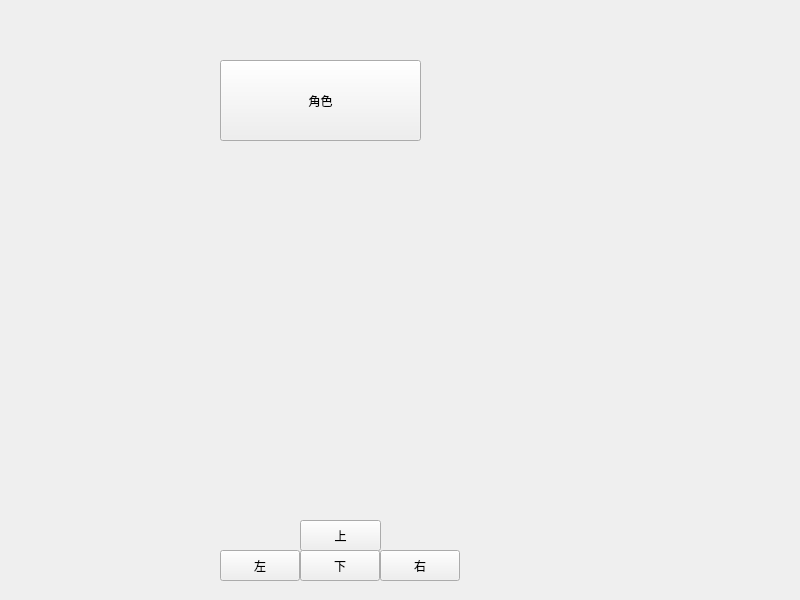
<?xml version="1.0" encoding="UTF-8"?>
<ui version="4.0">
 <class>Widget</class>
 <widget class="QWidget" name="Widget">
  <property name="geometry">
   <rect>
    <x>0</x>
    <y>0</y>
    <width>800</width>
    <height>600</height>
   </rect>
  </property>
  <property name="windowTitle">
   <string>Widget</string>
  </property>
  <widget class="QPushButton" name="person">
   <property name="geometry">
    <rect>
     <x>220</x>
     <y>60</y>
     <width>201</width>
     <height>81</height>
    </rect>
   </property>
   <property name="text">
    <string>角色</string>
   </property>
  </widget>
  <widget class="QPushButton" name="button_up">
   <property name="geometry">
    <rect>
     <x>300</x>
     <y>520</y>
     <width>81</width>
     <height>31</height>
    </rect>
   </property>
   <property name="text">
    <string>上</string>
   </property>
  </widget>
  <widget class="QPushButton" name="button_left">
   <property name="geometry">
    <rect>
     <x>220</x>
     <y>550</y>
     <width>80</width>
     <height>31</height>
    </rect>
   </property>
   <property name="text">
    <string>左</string>
   </property>
  </widget>
  <widget class="QPushButton" name="button_down">
   <property name="geometry">
    <rect>
     <x>300</x>
     <y>550</y>
     <width>80</width>
     <height>31</height>
    </rect>
   </property>
   <property name="text">
    <string>下</string>
   </property>
  </widget>
  <widget class="QPushButton" name="button_right">
   <property name="geometry">
    <rect>
     <x>380</x>
     <y>550</y>
     <width>80</width>
     <height>31</height>
    </rect>
   </property>
   <property name="text">
    <string>右</string>
   </property>
  </widget>
 </widget>
 <resources/>
 <connections/>
</ui>
